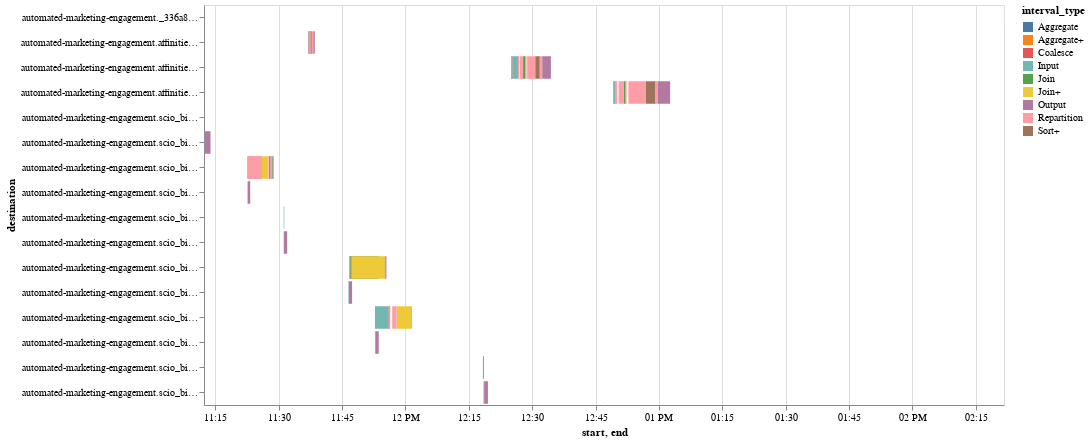

This figure's notebook cell:
### Code cell
Plotter.plot_timeline(df=jobs.query_plan_timelines, x="start", x2="end", y="destination", color="interval_type").interactive()

### Figure 1 — Vega-Lite specification as saved in the notebook (floating-point values rounded to 4 significant figures; data arrays with more than 128 entries replaced by an {"elided": "..."} marker saying what was removed)
{"config": {"view": {"continuousWidth": 400, "continuousHeight": 300}}, "data": {"name": "data-c86f662b7bcac9f557b0bcfc4748f12b"}, "mark": "bar", "encoding": {"color": {"type": "nominal", "field": "interval_type"}, "tooltip": [{"type": "nominal", "field": "job_id"}, {"type": "nominal", "field": "job_type"}, {"type": "temporal", "field": "created"}, {"type": "temporal", "field": "started"}, {"type": "temporal", "field": "ended"}, {"type": "nominal", "field": "destination"}, {"type": "quantitative", "field": "job_duration"}, {"type": "temporal", "field": "start"}, {"type": "temporal", "field": "end"}, {"type": "quantitative", "field": "step_duration"}, {"type": "quantitative", "field": "step_number"}, {"type": "nominal", "field": "steps"}, {"type": "nominal", "field": "name"}, {"type": "nominal", "field": "interval_type"}], "x": {"type": "temporal", "field": "start"}, "x2": {"field": "end"}, "y": {"type": "nominal", "field": "destination"}}, "height": 400, "selection": {"selector009": {"type": "interval", "bind": "scales", "encodings": ["x", "y"]}}, "width": 800, "$schema": "https://vega.github.io/schema/vega-lite/v4.8.1.json", "datasets": {"data-c86f662b7bcac9f557b0bcfc4748f12b": {"elided": "203 records"}}}
